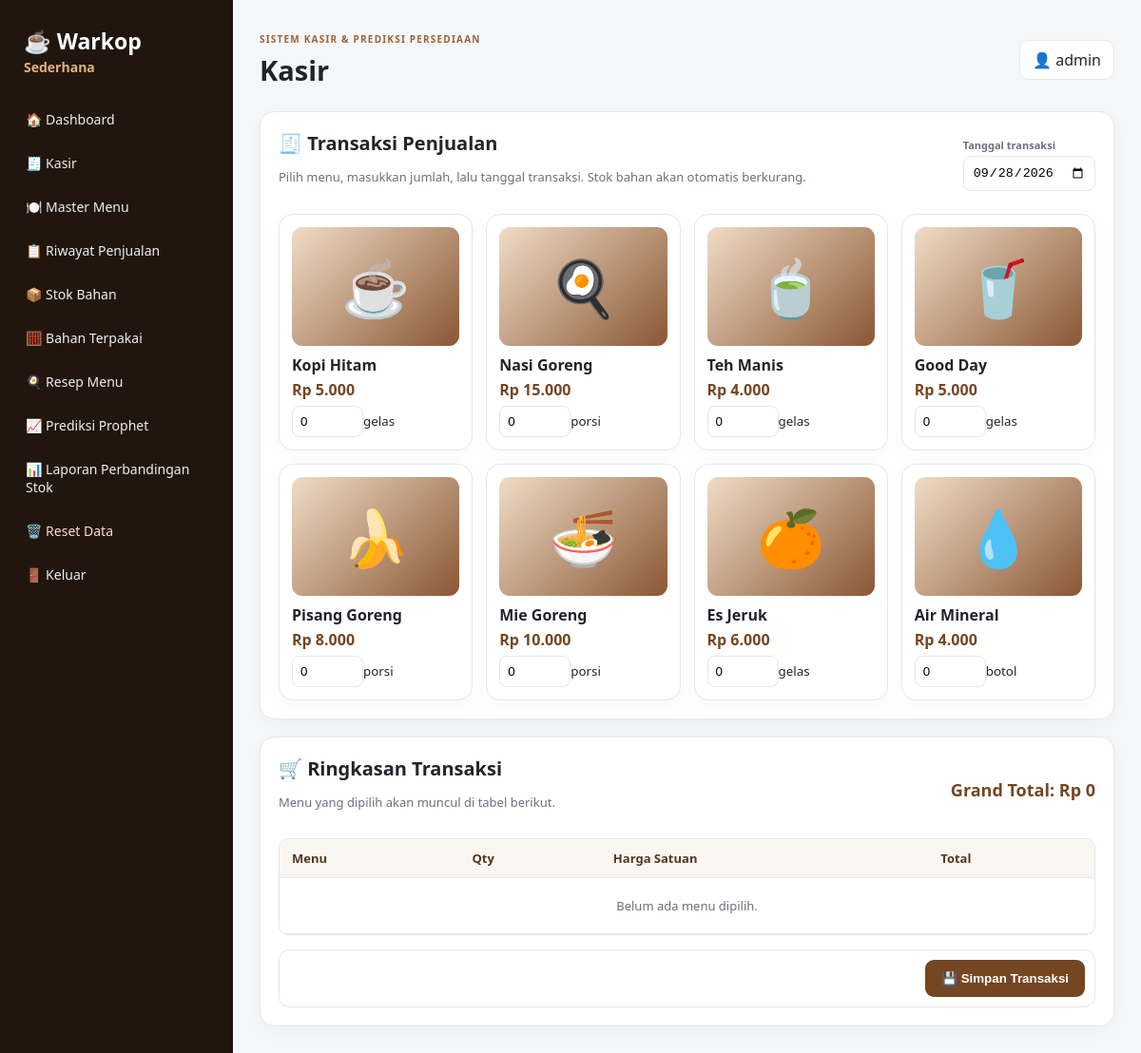
The page /kasir (signed in) on the database its author committed.
### tables this page shows
CREATE TABLE menus(id INTEGER PRIMARY KEY, name TEXT UNIQUE, price INTEGER, unit TEXT, description TEXT, image TEXT);

### app.py (the view, shortened to what this page needs)
@app.route("/kasir", methods=["GET", "POST"])
@auth_required
def kasir():
    c = connect(); menus = c.execute("SELECT * FROM menus ORDER BY id").fetchall()
    c.close()
    return render_template("kasir.html", title="Kasir", menus=menus, today=date.today().isoformat())

### app.py (called while the page is built)
def connect():
    c = sqlite3.connect(DB)
    c.row_factory = sqlite3.Row
    return c

def auth_required(fn):
    @wraps(fn)
    def wrapper(*args, **kwargs):
        if not session.get("user"):
            return redirect(url_for("login"))
        return fn(*args, **kwargs)
    return wrapper

### templates/kasir.html (shortened to what this page needs)
{% extends "base.html" %}{% block content %}
<form method="post" id="cashierForm"><div class="section"><div class="section-head"><div><h2>🧾 Transaksi Penjualan</h2><p class="muted">Pilih menu, masukkan jumlah, lalu tanggal transaksi. Stok bahan akan otomatis berkurang.</p></div><label>Tanggal transaksi<input type="date" name="sale_date" id="saleDate" value="{{today}}" required></label></div>
<div class="menu-grid">{% for m in menus %}<div class="food-card menu-item" data-id="{{m.id}}" data-name="{{m.name}}" data-price="{{m.price}}"><div class="food-img {{m.image}}"></div><h3>{{m.name}}</h3><b class="price">Rp {{ "{:,.0f}".format(m.price).replace(",",".") }}</b><input class="qty" type="number" min="0" name="qty_{{m.id}}" value="0"><small>{{m.unit}}</small></div>{% endfor %}</div></div>
<div class="section"><div class="section-head"><div><h2>🛒 Ringkasan Transaksi</h2><p class="muted">Menu yang dipilih akan muncul di tabel berikut.</p></div><strong class="grand-total" id="grandTotal">Grand Total: Rp 0</strong></div><div class="table-wrap"><table><thead><tr><th>Menu</th><th>Qty</th><th>Harga Satuan</th><th>Total</th></tr></thead><tbody id="cartBody"><tr><td colspan="4" class="empty">Belum ada menu dipilih.</td></tr></tbody></table></div><div class="sticky"><button class="btn big" type="submit">💾 Simpan Transaksi</button></div></div></form>
{% endblock %}

### static/css/style.css (style rules this page uses)
:root { --bg:#f5f6f8;--card:#fff;--ink:#20242b;--muted:#69717d;--brown:#754622;--brown2:#9a6338;--line:#e5e7eb }
* { box-sizing:border-box }
body { margin:0;background:var(--bg);color:var(--ink);font-family:Segoe UI,Arial,sans-serif }
h2 { margin:0 0 7px;font-size:20px }
.card,.section,.food-card { background:var(--card);border:1px solid var(--line);border-radius:15px;box-shadow:0 5px 20px #00000008 }
.section { padding:19px;margin-bottom:18px }
.section-head { display:flex;justify-content:space-between;align-items:center;margin-bottom:15px }
.muted { color:var(--muted);font-size:13px;line-height:1.5 }
.btn { border:0;background:var(--brown);color:#fff;padding:10px 14px;border-radius:9px;font-weight:800;text-decoration:none;cursor:pointer;display:inline-flex;align-items:center;justify-content:center }
.btn.big { padding:12px 17px }
.table-wrap { overflow:auto;border:1px solid var(--line);border-radius:10px }
table { border-collapse:collapse;width:100%;min-width:650px }
th,td { padding:11px 13px;border-bottom:1px solid var(--line);font-size:13px;text-align:left }
th { background:#faf7f3;color:#57361d }
.menu-grid { display:grid;grid-template-columns:repeat(4,1fr);gap:14px }
.food-card { padding:13px }
.food-card h3 { font-size:16px;margin:9px 0 4px }
.price { display:block;color:var(--brown);margin-bottom:6px }
.food-img { height:125px;border-radius:11px;background:linear-gradient(135deg,#f0dcc6,#8a5734);display:grid;place-items:center;font-size:58px }
.food-img.coffee:after { content:"☕" }
.food-img.nasi:after { content:"🍳" }
.food-img.tea:after { content:"🍵" }
.food-img.goodday:after { content:"🥤" }
.food-img.banana:after { content:"🍌" }
.food-img.noodle:after { content:"🍜" }
.food-img.orange:after { content:"🍊" }
.food-img.water:after { content:"💧" }
.qty { width:75px;padding:8px;border:1px solid var(--line);border-radius:8px }
.sticky { position:sticky;bottom:14px;background:#ffffffdf;border:1px solid var(--line);padding:10px;text-align:right;border-radius:11px;margin-top:15px;backdrop-filter:blur(6px) }
.section-head label { font-size:11px;color:var(--muted);font-weight:800 }
.section-head label input { display:block;margin-top:4px;padding:9px;border:1px solid var(--line);border-radius:8px;background:#fff }
.grand-total { font-size:18px;color:var(--brown);white-space:nowrap }

### rows shown on the page
menus: name "Kopi Hitam", price "5.000", unit "gelas"
menus: name "Nasi Goreng", price "15.000", unit "porsi"
menus: name "Teh Manis", price "4.000", unit "gelas"
menus: name "Good Day", price "5.000", unit "gelas"
menus: name "Pisang Goreng", price "8.000", unit "porsi"
menus: name "Mie Goreng", price "10.000", unit "porsi"
menus: name "Es Jeruk", price "6.000", unit "gelas"
menus: name "Air Mineral", price "4.000", unit "botol"

### other values the page prints
{{ title or "Dashboard" }} "Kasir"
{{ session.get("user") }} "admin"
